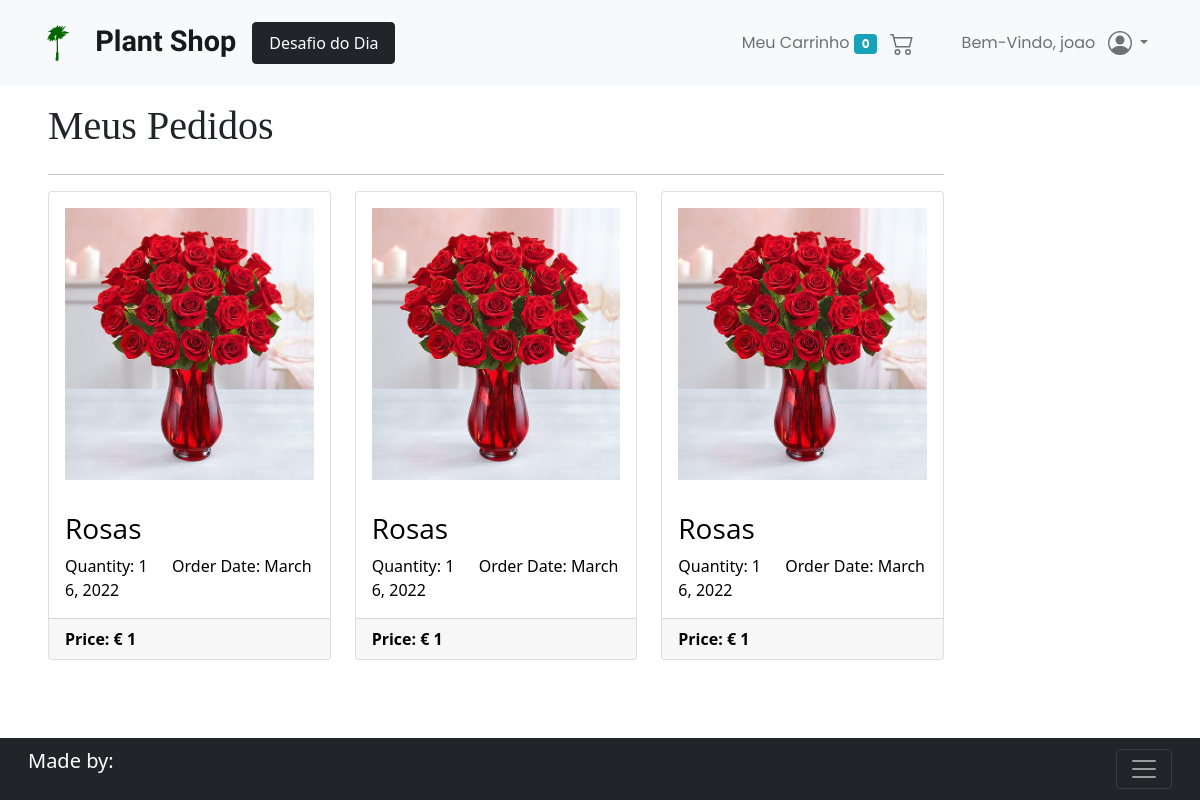
The page /orders/ (signed in) on the database as committed earlier.
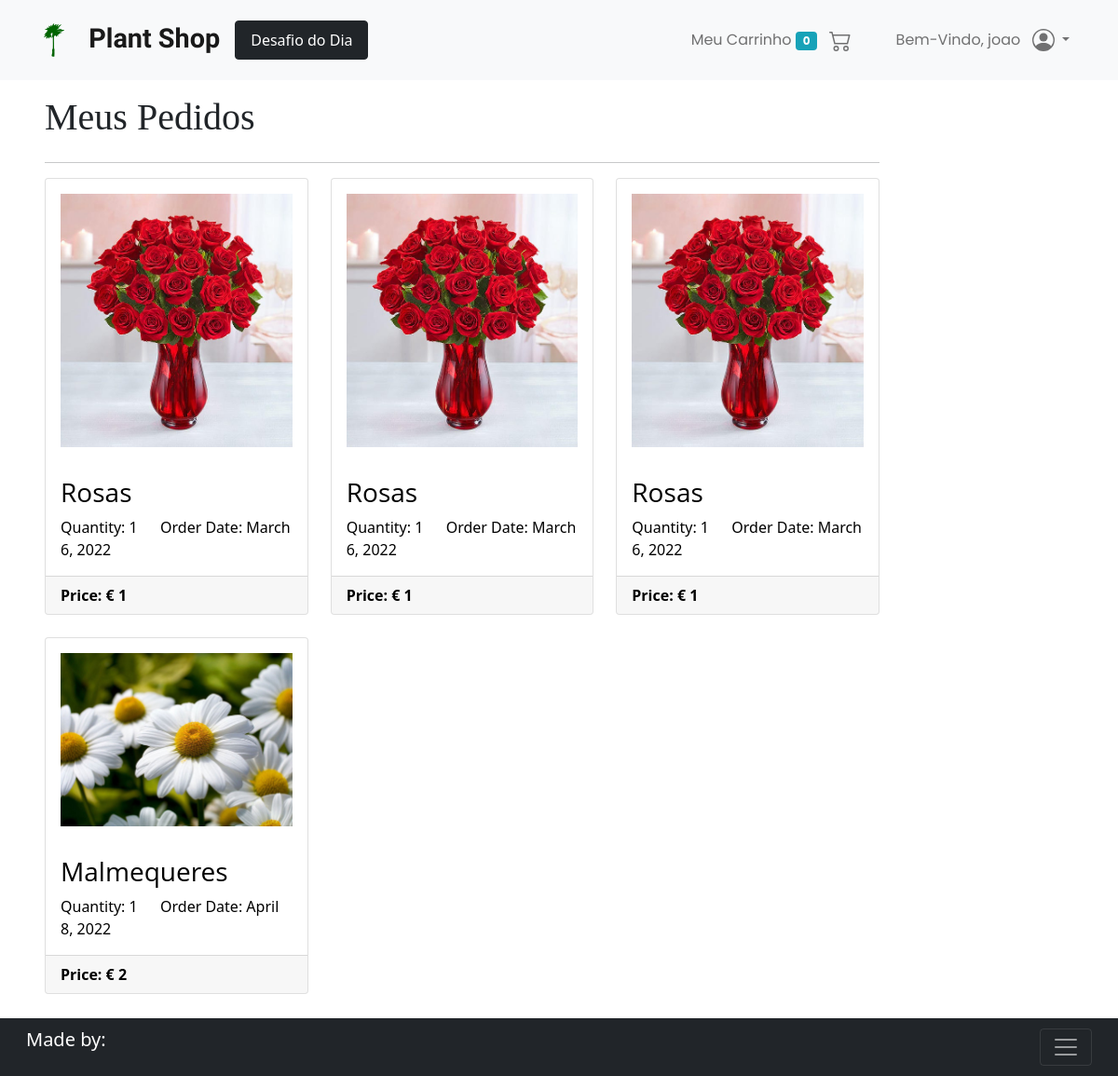
The same page on the database as committed later.
### ecomm/models.py (models this page shows, shortened)
class Order(models.Model):
    product = models.ForeignKey(Product, on_delete=models.CASCADE)
    user = models.ForeignKey(User, on_delete=models.CASCADE)
    quantity = models.IntegerField(default=1)
    price = models.IntegerField()
    address = models.CharField(max_length=200, blank=True)
    phone = models.CharField(max_length=20, blank=True)
    date = models.DateField(default=datetime.datetime.today)
    card_name = models.CharField(max_length=200, blank=True)
    card_number = models.CharField(max_length=20, blank=True)
    card_cvv = models.IntegerField(default=0)

class Product(models.Model):
    title = models.CharField(max_length=120)
    desc = models.CharField(max_length=500)
    price = models.FloatField(default=0.00)
    category = models.CharField(choices=CATEGORIES, max_length=2)
    img1 = models.ImageField(upload_to='ecomm/images', default='')
    img2 = models.ImageField(upload_to='ecomm/images', default='')
    img3 = models.ImageField(upload_to='ecomm/images', default='')

### ecomm/views.py (the view)
# urls.py: path('orders/', views.orderView, name="orders"),
@login_required
def orderView(request):
    user = request.user
    order = Order.objects.filter(user=user)
    context={
        'order' : order
    }
    print(order)
    return render(request, 'ecomm/orders.html', context)

### ecomm/templates/ecomm/orders.html (shortened to what this page needs)
{% extends 'base.html' %}
{% block content %}
    {% include 'nav.html' %}
    <div class="container-fluid row p-3 px-5">
        <h1>Meus Pedidos</h1>
        <div class="col-lg-10">
            <hr>
            <div class="row row-cols-1 row-cols-md-3 g-4">
            {% for items in order %}
                <div class="col">
                    <a href="/product/{{items.product.id}}/">
                        <div class="card h-100">
                            <img src={{items.product.img1.url}}
                                class="card-img-top p-3" alt="...">
                            <div class="card-body">
                                <h3 class="card-title">{{items.product.title}}</h3>
                                <p class="card-text">Quantity: {{items.quantity}} &emsp; Order Date: {{items.date}}</p>
                            </div>
                            <div class="card-footer">
                                <strong>Price: € {{items.price}}</strong>
                            </div>
                        </div>
                    </a>
                </div>
            {% endfor %}
            </div>
        </div>
    </div>
    <br><br><br>
{% endblock content %}

Rows that differ between the two databases and show on the page:
added Order: product.img1 (picture), product "Malmequeres", quantity "1", date "April 8, 2022", price "2"
